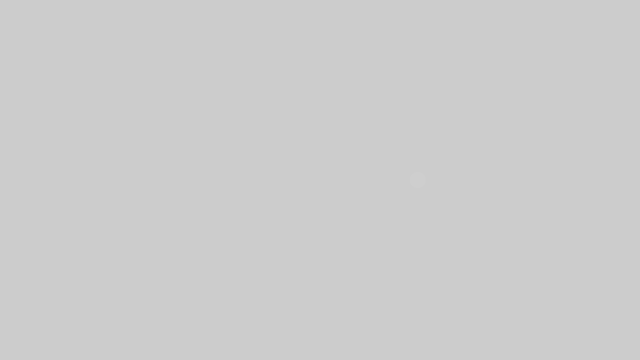
Frame 1 (no input)
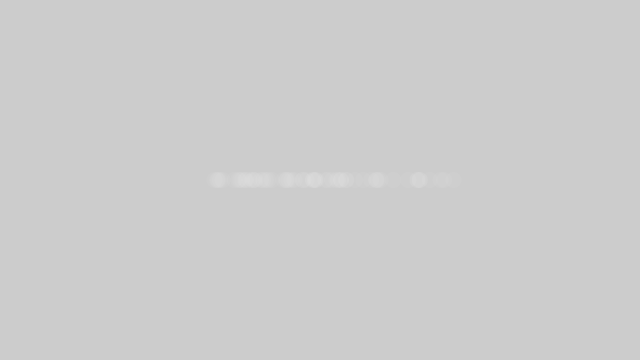
Frame 60 (the mouse pressed at the canvas centre just before this capture)
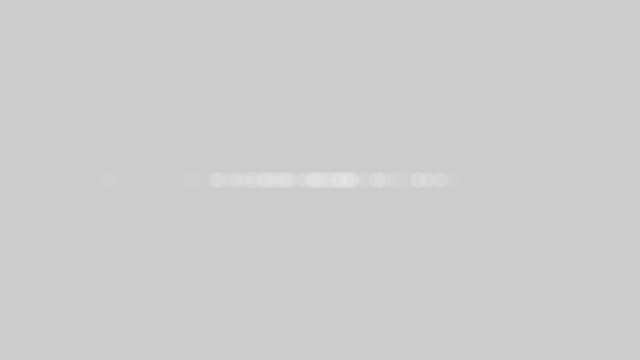
Frame 120 (the mouse held since frame 60 and released just before this capture)

The Processing sketch that drew these frames (run headless with seeded random() and noise(); from frame 60 on, the mouse is pressed at the canvas centre):

// Processing sketch: gaussian_distribution
// ── gaussian_distribution.pde
import java.util.*;

Random generator;

void setup() {
  size(640, 360);
  generator = new Random();
}

void draw() {
  // Note that nextGaussian() returns a double.
  float num = (float) generator.nextGaussian();
  float sd = 60;
  float mean = 320;

  // Multiply by the standard deviation and add the mean.
  float x = sd * num + mean;

  noStroke();
  fill(255,10);
  ellipse(x,180,16,16);
}
